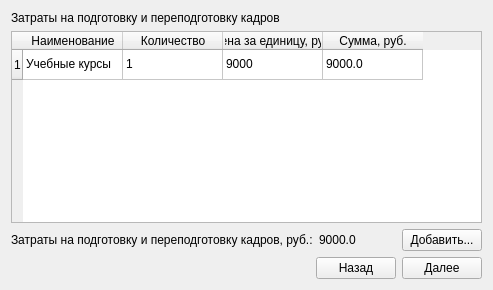
      <widget class="QWidget" name="tab_24">
       <attribute name="title">
        <string>Аналог6</string>
       </attribute>
       <layout class="QVBoxLayout" name="verticalLayout_23">
        <item>
         <widget class="QLabel" name="label_197">
          <property name="text">
           <string>Затраты на подготовку и переподготовку кадров</string>
          </property>
         </widget>
        </item>
        <item>
         <widget class="QTableWidget" name="tableWidget_17">
          <row>
           <property name="text">
            <string>1</string>
           </property>
          </row>
          <column>
           <property name="text">
            <string>Наименование</string>
           </property>
          </column>
          <column>
           <property name="text">
            <string>Количество</string>
           </property>
          </column>
          <column>
           <property name="text">
            <string>Цена за единицу, руб.</string>
           </property>
          </column>
          <column>
           <property name="text">
            <string>Сумма, руб.</string>
           </property>
          </column>
          <item row="0" column="0">
           <property name="text">
            <string>Учебные курсы</string>
           </property>
          </item>
          <item row="0" column="1">
           <property name="text">
            <string>1</string>
           </property>
          </item>
          <item row="0" column="2">
           <property name="text">
            <string>9000</string>
           </property>
          </item>
          <item row="0" column="3">
           <property name="text">
            <string>9000.0</string>
           </property>
          </item>
         </widget>
        </item>
        <item>
         <layout class="QHBoxLayout" name="horizontalLayout_48">
          <item>
           <widget class="QLabel" name="label_50">
            <property name="text">
             <string>Затраты на подготовку и переподготовку кадров, руб.:</string>
            </property>
           </widget>
          </item>
          <item>
           <widget class="QLabel" name="label_51">
            <property name="text">
             <string>9000.0</string>
            </property>
           </widget>
          </item>
          <item>
           <spacer name="horizontalSpacer_44">
            <property name="orientation">
             <enum>Qt::Horizontal</enum>
            </property>
            <property name="sizeHint" stdset="0">
             <size>
              <width>40</width>
              <height>20</height>
             </size>
            </property>
           </spacer>
          </item>
          <item>
           <widget class="QPushButton" name="pushButton_65">
            <property name="text">
             <string>Добавить...</string>
            </property>
           </widget>
          </item>
         </layout>
        </item>
        <item>
         <layout class="QHBoxLayout" name="horizontalLayout_47">
          <item>
           <spacer name="horizontalSpacer_43">
            <property name="orientation">
             <enum>Qt::Horizontal</enum>
            </property>
            <property name="sizeHint" stdset="0">
             <size>
              <width>40</width>
              <height>20</height>
             </size>
            </property>
           </spacer>
          </item>
          <item>
           <widget class="QPushButton" name="pushButton_63">
            <property name="text">
             <string>Назад</string>
            </property>
           </widget>
          </item>
          <item>
           <widget class="QPushButton" name="pushButton_64">
            <property name="text">
             <string>Далее</string>
            </property>
           </widget>
          </item>
         </layout>
        </item>
       </layout>
      </widget>
